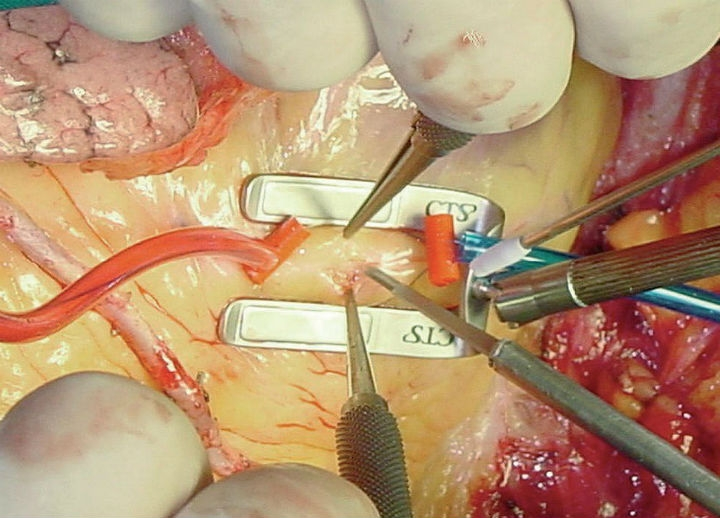
#> input picture 26/surgery.jpeg, 720 x 518 px
$ jupyter execute HW5_3.ipynb
#> lines starting #> are read from the running program, lines starting #| are printed output that depends on the picture; after the words box and inside, x2 and y2 are one past the last pixel; in counts of white or black regions, pixels touching at a corner belong together
[cell 1]
import cv2 as cv
import numpy as np
from matplotlib import pyplot as plt

img = cv.imread('surgery.jpeg')
#> img is the input picture: shape (518, 720, 3); mean B, G, R 112.7, 146.6, 182
img = cv.medianBlur(img, 5)
edges = cv.Canny(img, 50, 200, None, 3)
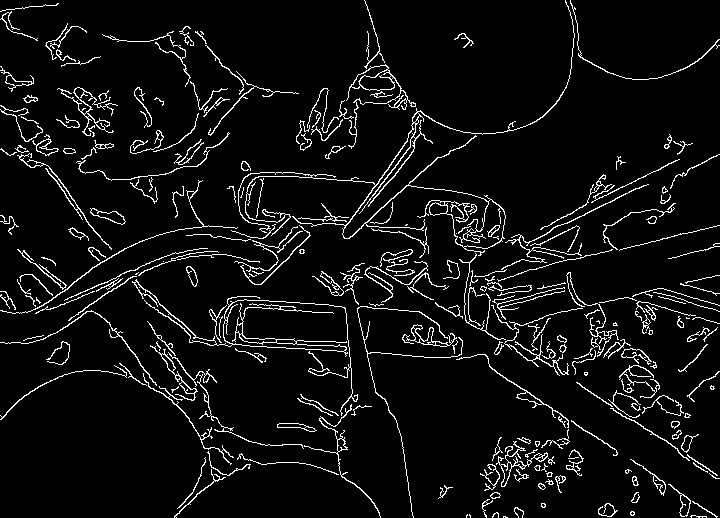
#> edges: shape (518, 720); 6.2% white in thin lines or dots
lines = cv.HoughLinesP(edges, 1, np.pi / 100, 30, None, minLineLength=47, maxLineGap=5)
#> lines = 30 rows, first 6: [515, 341, 563, 374], [244, 299, 333, 305], [320, 178, 386, 184], [497, 373, 581, 427], [374, 214, 438, 157], [378, 268, 431, 299]
for i in range(0, len(lines)):
    l = lines[i][0]
    cv.line(img, (l[0], l[1]), (l[2], l[3]), (0, 255, 0), 3, cv.LINE_4)
#> this loop made 30 passes
#> l on passes 1 to 12: [515, 341, 563, 374], [244, 299, 333, 305], [320, 178, 386, 184], [497, 373, 581, 427], [374, 214, 438, 157], [378, 268, 431, 299], [232, 344, 349, 352], [375, 267, 509, 346], [203, 234, 261, 243], [541, 402, 616, 450], [660, 239, 719, 225], [626, 297, 718, 323]
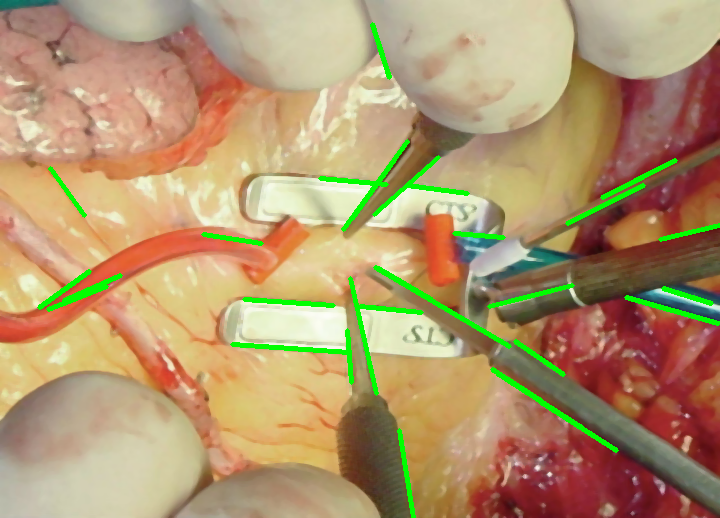
#> img: shape (518, 720, 3); mean B, G, R 109.8, 150.1, 177.4

img=cv.cvtColor(img,cv.COLOR_RGB2BGR)
plt.figure(),plt.imshow(img)
plt.title('surgery hough lines'),plt.xticks([]),plt.yticks([])

img1 = cv.imread('redcell.jpeg')
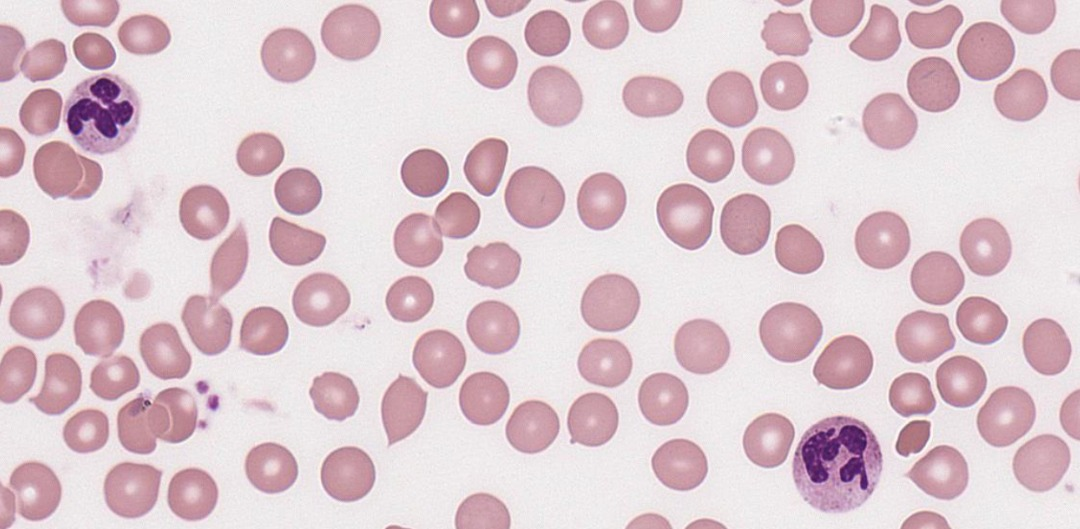
#> input picture 26/redcell.jpeg, 1080 x 529 px
#> img1 is the input picture: shape (529, 1080, 3); mean B, G, R 207.8, 201.3, 222.1
gray = cv.cvtColor(img1, cv.COLOR_BGR2GRAY)
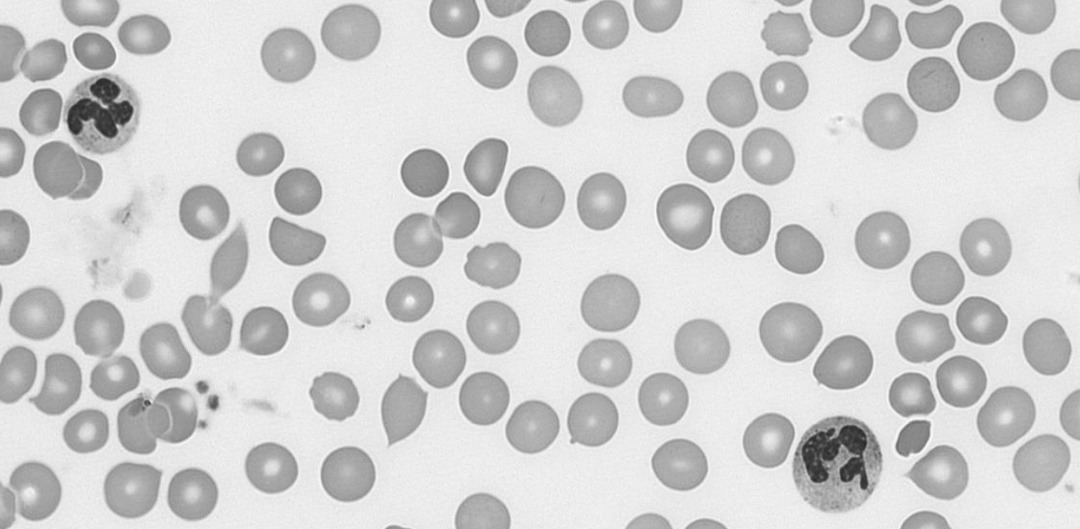
#> gray: shape (529, 1080); min 40, max 252, mean 208.2
gray=cv.medianBlur(gray,5)

# Find the Edge of cells
circles_red = cv.HoughCircles(gray, cv.HOUGH_GRADIENT, 1, img1.shape[0]/64, param1=200, param2=20, minRadius=20, maxRadius=30)
#> circles_red = 95 rows, first 8: [985.5, 50.5, 29.4], [936.5, 277.5, 26.8], [534.5, 198.5, 29.4], [883.5, 240.5, 29.4], [610.5, 302.5, 29.4], [263.5, 330.5, 24.3], [297.5, 190.5, 23.3], [288.5, 55.5, 27.1]
circles_w = cv.HoughCircles(gray, cv.HOUGH_GRADIENT, 1, img1.shape[0]/64, param1=225 , param2=21 , minRadius=40, maxRadius=52)
#> circles_w = [[835.5, 469.5, 43.5], [831.5, 461.5, 50.3], [840.5, 459.5, 43.6], [106.5, 113.5, 40.4], [383.5, 400.5, 42.4]]

# Draw red circles

circles_red = np.uint16(np.around(circles_red))
#> circles_red = 95 rows, first 8: [986, 50, 29], [936, 278, 27], [534, 198, 29], [884, 240, 29], [610, 302, 29], [264, 330, 24], [298, 190, 23], [288, 56, 27]
for i in circles_red[0, :]:
    cv.circle(img1, (i[0], i[1]), i[2], (0, 0, 255), 2)
#> this loop made 95 passes
#> i on passes 1 to 12: [986, 50, 29], [936, 278, 27], [534, 198, 29], [884, 240, 29], [610, 302, 29], [264, 330, 24], [298, 190, 23], [288, 56, 27], [492, 328, 27], [784, 86, 24], [270, 468, 25], [426, 172, 24]
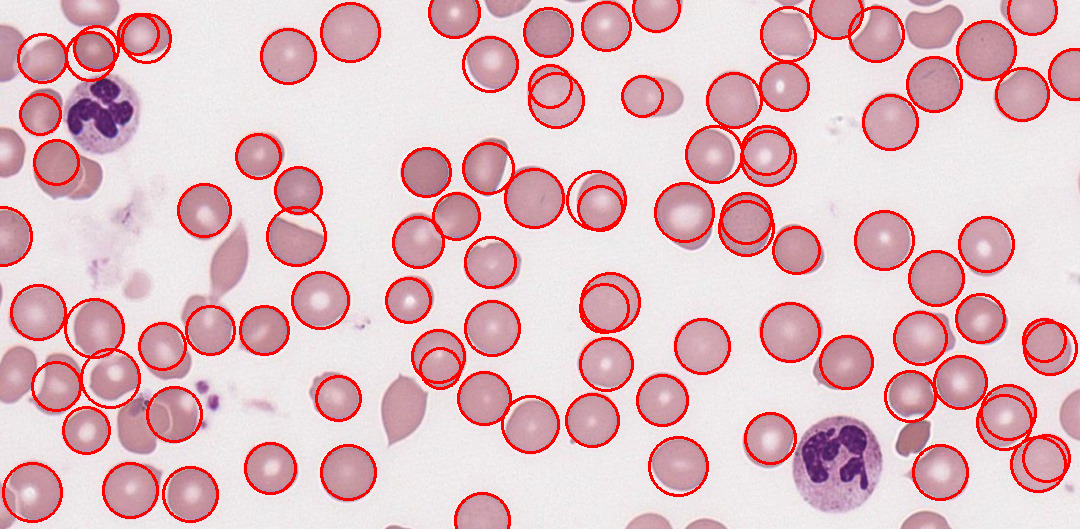
#> img1: shape (529, 1080, 3); 7.66% of pixels changed, all inside (x1, y1, x2, y2) = (0, 0, 1080, 529)

# Draw withe circles
circles_w = np.uint16(np.around(circles_w))
#> circles_w = [[836, 470, 44], [832, 462, 50], [840, 460, 44], [106, 114, 40], [384, 400, 42]]
for i in circles_w[0, :]:
    cv.circle(img1, (i[0], i[1]), i[2], (0, 250, 210), 2)
#> this loop made 5 passes
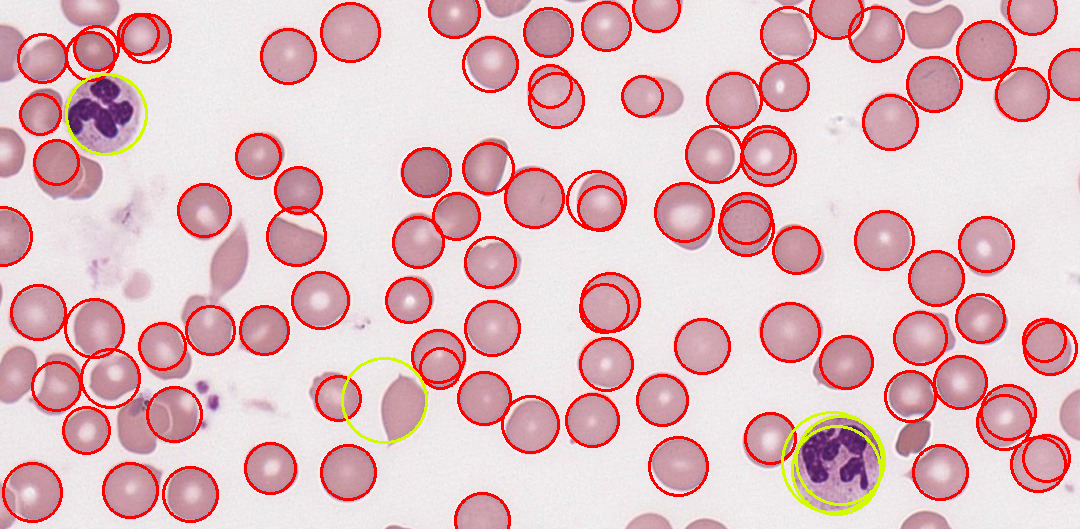
#> img1: shape (529, 1080, 3); 0.66% of pixels changed, all inside (x1, y1, x2, y2) = (65, 73, 886, 516)

img1=cv.cvtColor(img1,cv.COLOR_RGB2BGR)
plt.figure(),plt.imshow(img1)
plt.title('redcell hough circles'),plt.xticks([]),plt.yticks([])
